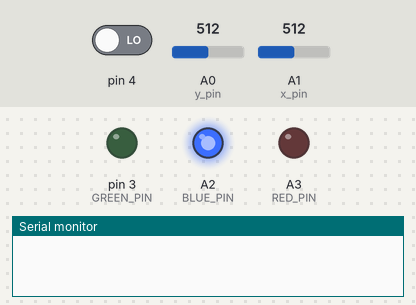
The sketch below on a simulated Arduino Uno, built with avr-gcc and run on an emulated ATmega328P. On the bench: output pins drawn as LEDs (lit = HIGH), the last lines printed to the serial monitor. The test bench sets the inputs (shaded band); at power-on: A0 (y_pin) = 512, A1 (x_pin) = 512, pin 4 LOW. No radio packets arrive unless stated.

Above: at 0.1 s.
At 6.2 s:
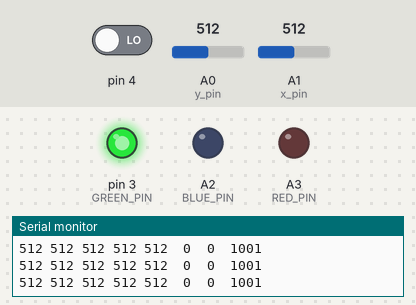
6.3 s: A0 (y_pin) set to 605
9.3 s: A0 (y_pin) set to 620
12.3 s: A1 (x_pin) set to 511
Timing chart, 0 to 15.3 s (numbered marks = the images above; inputs shaded):
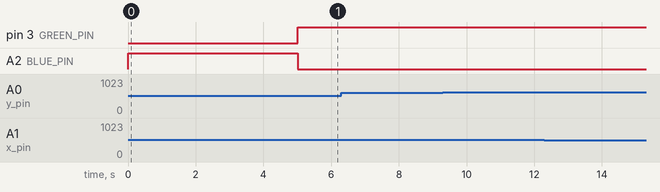

The sketch:

joystick.ino
```cpp
#include <SPI.h>
#include <nRF24L01.h>
#include <RF24.h>
#include "I2Cdev.h"

// Constants
const byte address[6] = "00001";

#define CALIB_DURATION 2000
#define NO_SIGNAL_TIMEOUT 2000

#define x_pin A1
#define y_pin A0

int x_min;
int x_max;
int y_min;
int y_max;
int y_center;
int x_center;

#define RED_PIN A3
#define GREEN_PIN 3
#define BLUE_PIN A2

#define REVERSE_LEFT_FB 1   //Реверс переднего/заднего хода левого мотора
#define REVERSE_LEFT_LR 1   //Реверс левого/правого поворота левого мотора
#define REVERSE_RIGHT_FB 1  //Реверс переднего/заднего хода правого мотора
#define REVERSE_RIGHT_LR -1 //Реверс левого/правого поворота правого мотора

struct DataStruct {
  int left_motor_value = 1500;
  int right_motor_value = 1500;
  int weapon_active = 0;
};

RF24 radio(7, 8);  // CE, CSN

DataStruct data;

void setup() {
  // put your setup code here, to run once:
  pinMode(x_pin, INPUT);
  pinMode(y_pin, INPUT);
  pinMode(RED_PIN, OUTPUT);
  pinMode(GREEN_PIN, OUTPUT);
  pinMode(BLUE_PIN, OUTPUT);

  pinMode(4, INPUT);
  Serial.begin(9600);

  radio.begin();
  radio.openWritingPipe(address);
  radio.setPALevel(RF24_PA_MIN);
  radio.stopListening();

  Wire.begin();
  y_center = analogRead(y_pin);
  x_center = analogRead(x_pin);
  x_min = x_center;
  x_max = x_center;
  y_min = y_center;
  y_max = y_center;
  setColor(0, 0, 255);
  int calib_time = millis();
  while(millis() - calib_time < 5000){
    int y_value = analogRead(y_pin);
    int x_value = analogRead(x_pin);
    if (y_value < y_min){
      y_min = y_value;
    }

    if (y_value > y_max){
      y_max = y_value;
    }

    if (x_value < x_min){
      x_min = x_value;
    }

    if (x_value > x_max){
      x_max = x_value;
    }
  }
  Serial.println(y_center);
  Serial.println((y_max + y_min)/2);

}

void loop() {
  //Serial.println(digitalRead(4));
  if (digitalRead(4)){
    data.weapon_active = 1;
  } else{
    data.weapon_active = 0;
  }
  // put your main code here, to run repeatedly:
  int x_value = analogRead(x_pin) - ((x_max + x_min)/2);
  int y_value = analogRead(y_pin) - ((y_max + y_min)/2);

  int left_motor_value = map((  y_value -  x_value), x_min, x_max , 1000, 2000);


  //сигнал управления правым мотором диапазон от 1000 до 2000
  int right_motor_value = map(( y_value +  x_value), x_min+y_min, x_max+y_max, 1000, 2000);

  data.left_motor_value = constrain(left_motor_value, 1000, 2000);
  data.right_motor_value = constrain(right_motor_value, 1000, 2000);

  Serial.print(y_min);
  Serial.print(" ");
  Serial.print(y_max);
  Serial.print(" ");
  Serial.print(x_min);
  Serial.print(" ");
  Serial.print(x_max);
  Serial.print(" ");
  Serial.print(y_center);
  Serial.print("\t");
  Serial.print(x_value);
  Serial.print("\t");
  Serial.print(y_value);
  Serial.print("\t");
  Serial.println(right_motor_value);

  if (radio.write(&data, sizeof(data))) {
        setColor(0, 255, 0);
      } else {
        setColor(255, 0, 0);
        //Serial.println("Transmission failed!");
      }


}

void setColor(int redValue, int greenValue, int blueValue) {
  analogWrite(RED_PIN, redValue);
  digitalWrite(GREEN_PIN, greenValue);
  analogWrite(BLUE_PIN, blueValue);
}
```
